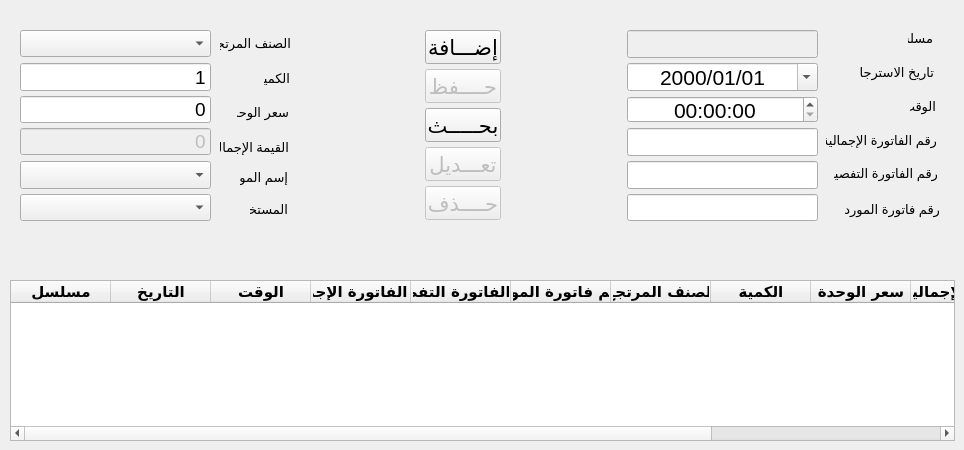
      <widget class="QWidget" name="tab_14">
       <attribute name="title">
        <string>مرتجع الشراء</string>
       </attribute>
       <widget class="QTableWidget" name="tableWidget_12">
        <property name="geometry">
         <rect>
          <x>10</x>
          <y>280</y>
          <width>945</width>
          <height>161</height>
         </rect>
        </property>
        <property name="font">
         <font>
          <family>ae_AlMateen</family>
          <pointsize>11</pointsize>
          <weight>75</weight>
          <bold>true</bold>
          <kerning>false</kerning>
         </font>
        </property>
        <property name="editTriggers">
         <set>QAbstractItemView::AnyKeyPressed|QAbstractItemView::EditKeyPressed|QAbstractItemView::SelectedClicked</set>
        </property>
        <property name="selectionBehavior">
         <enum>QAbstractItemView::SelectRows</enum>
        </property>
        <column>
         <property name="text">
          <string>مسلسل</string>
         </property>
        </column>
        <column>
         <property name="text">
          <string>التاريخ</string>
         </property>
        </column>
        <column>
         <property name="text">
          <string>الوقت</string>
         </property>
        </column>
        <column>
         <property name="text">
          <string>رقم الفاتورة الإجمالية</string>
         </property>
        </column>
        <column>
         <property name="text">
          <string>رقم الفاتورة التفصيلية</string>
         </property>
        </column>
        <column>
         <property name="text">
          <string>رقم فاتورة المورد</string>
         </property>
        </column>
        <column>
         <property name="text">
          <string>الصنف المرتجع</string>
         </property>
        </column>
        <column>
         <property name="text">
          <string>الكمية</string>
         </property>
        </column>
        <column>
         <property name="text">
          <string>سعر الوحدة</string>
         </property>
        </column>
        <column>
         <property name="text">
          <string>القيمة الإجمالية</string>
         </property>
        </column>
        <column>
         <property name="text">
          <string>اسم المورد</string>
         </property>
        </column>
        <column>
         <property name="text">
          <string>اسم الموظف</string>
         </property>
        </column>
       </widget>
       <widget class="QComboBox" name="comboBox_13">
        <property name="geometry">
         <rect>
          <x>20</x>
          <y>30</y>
          <width>191</width>
          <height>27</height>
         </rect>
        </property>
        <property name="font">
         <font>
          <pointsize>12</pointsize>
         </font>
        </property>
       </widget>
       <widget class="QLabel" name="label_88">
        <property name="geometry">
         <rect>
          <x>220</x>
          <y>33</y>
          <width>71</width>
          <height>20</height>
         </rect>
        </property>
        <property name="font">
         <font>
          <pointsize>10</pointsize>
         </font>
        </property>
        <property name="text">
         <string>الصنف المرتجع</string>
        </property>
        <property name="alignment">
         <set>Qt::AlignLeading|Qt::AlignLeft|Qt::AlignVCenter</set>
        </property>
       </widget>
       <widget class="QLabel" name="label_89">
        <property name="geometry">
         <rect>
          <x>240</x>
          <y>168</y>
          <width>48</width>
          <height>19</height>
         </rect>
        </property>
        <property name="font">
         <font>
          <pointsize>10</pointsize>
         </font>
        </property>
        <property name="text">
         <string>إسم المورد</string>
        </property>
        <property name="alignment">
         <set>Qt::AlignLeading|Qt::AlignLeft|Qt::AlignVCenter</set>
        </property>
       </widget>
       <widget class="QComboBox" name="comboBox_10">
        <property name="geometry">
         <rect>
          <x>20</x>
          <y>161</y>
          <width>191</width>
          <height>28</height>
         </rect>
        </property>
        <property name="font">
         <font>
          <pointsize>12</pointsize>
         </font>
        </property>
       </widget>
       <widget class="QComboBox" name="comboBox_14">
        <property name="geometry">
         <rect>
          <x>20</x>
          <y>194</y>
          <width>191</width>
          <height>27</height>
         </rect>
        </property>
        <property name="font">
         <font>
          <pointsize>12</pointsize>
         </font>
        </property>
       </widget>
       <widget class="QLineEdit" name="lineEdit_75">
        <property name="enabled">
         <bool>true</bool>
        </property>
        <property name="geometry">
         <rect>
          <x>20</x>
          <y>63</y>
          <width>191</width>
          <height>28</height>
         </rect>
        </property>
        <property name="font">
         <font>
          <pointsize>14</pointsize>
         </font>
        </property>
        <property name="text">
         <string>1</string>
        </property>
        <property name="alignment">
         <set>Qt::AlignRight|Qt::AlignTrailing|Qt::AlignVCenter</set>
        </property>
       </widget>
       <widget class="QLabel" name="label_104">
        <property name="geometry">
         <rect>
          <x>264</x>
          <y>69</y>
          <width>26</width>
          <height>19</height>
         </rect>
        </property>
        <property name="font">
         <font>
          <pointsize>10</pointsize>
         </font>
        </property>
        <property name="text">
         <string>الكمية</string>
        </property>
        <property name="alignment">
         <set>Qt::AlignLeading|Qt::AlignLeft|Qt::AlignVCenter</set>
        </property>
       </widget>
       <widget class="QLineEdit" name="lineEdit_76">
        <property name="enabled">
         <bool>false</bool>
        </property>
        <property name="geometry">
         <rect>
          <x>627</x>
          <y>30</y>
          <width>191</width>
          <height>28</height>
         </rect>
        </property>
        <property name="font">
         <font>
          <pointsize>14</pointsize>
         </font>
        </property>
        <property name="alignment">
         <set>Qt::AlignRight|Qt::AlignTrailing|Qt::AlignVCenter</set>
        </property>
       </widget>
       <widget class="QLabel" name="label_105">
        <property name="geometry">
         <rect>
          <x>908</x>
          <y>29</y>
          <width>25</width>
          <height>19</height>
         </rect>
        </property>
        <property name="font">
         <font>
          <pointsize>10</pointsize>
         </font>
        </property>
        <property name="text">
         <string>مسلسل</string>
        </property>
        <property name="alignment">
         <set>Qt::AlignLeading|Qt::AlignLeft|Qt::AlignVCenter</set>
        </property>
       </widget>
       <widget class="QLabel" name="label_91">
        <property name="geometry">
         <rect>
          <x>250</x>
          <y>200</y>
          <width>38</width>
          <height>19</height>
         </rect>
        </property>
        <property name="font">
         <font>
          <pointsize>10</pointsize>
         </font>
        </property>
        <property name="lineWidth">
         <number>14</number>
        </property>
        <property name="text">
         <string>المستخدم</string>
        </property>
        <property name="alignment">
         <set>Qt::AlignLeading|Qt::AlignLeft|Qt::AlignVCenter</set>
        </property>
       </widget>
       <widget class="QLabel" name="label_92">
        <property name="geometry">
         <rect>
          <x>860</x>
          <y>63</y>
          <width>74</width>
          <height>19</height>
         </rect>
        </property>
        <property name="font">
         <font>
          <pointsize>10</pointsize>
         </font>
        </property>
        <property name="text">
         <string>تاريخ الاسترجاع</string>
        </property>
        <property name="alignment">
         <set>Qt::AlignLeading|Qt::AlignLeft|Qt::AlignVCenter</set>
        </property>
       </widget>
       <widget class="QDateEdit" name="dateEdit_12">
        <property name="geometry">
         <rect>
          <x>627</x>
          <y>63</y>
          <width>191</width>
          <height>28</height>
         </rect>
        </property>
        <property name="font">
         <font>
          <pointsize>16</pointsize>
         </font>
        </property>
        <property name="layoutDirection">
         <enum>Qt::LeftToRight</enum>
        </property>
        <property name="alignment">
         <set>Qt::AlignCenter</set>
        </property>
        <property name="maximumDateTime">
         <datetime>
          <hour>23</hour>
          <minute>59</minute>
          <second>59</second>
          <year>9999</year>
          <month>12</month>
          <day>28</day>
         </datetime>
        </property>
        <property name="currentSection">
         <enum>QDateTimeEdit::YearSection</enum>
        </property>
        <property name="displayFormat">
         <string>yyyy/MM/dd</string>
        </property>
        <property name="calendarPopup">
         <bool>true</bool>
        </property>
       </widget>
       <widget class="QLabel" name="label_106">
        <property name="geometry">
         <rect>
          <x>910</x>
          <y>97</y>
          <width>26</width>
          <height>19</height>
         </rect>
        </property>
        <property name="font">
         <font>
          <pointsize>10</pointsize>
         </font>
        </property>
        <property name="text">
         <string>الوقت</string>
        </property>
       </widget>
       <widget class="QTimeEdit" name="timeEdit_10">
        <property name="geometry">
         <rect>
          <x>627</x>
          <y>96</y>
          <width>191</width>
          <height>27</height>
         </rect>
        </property>
        <property name="font">
         <font>
          <pointsize>16</pointsize>
         </font>
        </property>
        <property name="layoutDirection">
         <enum>Qt::LeftToRight</enum>
        </property>
        <property name="alignment">
         <set>Qt::AlignCenter</set>
        </property>
        <property name="calendarPopup">
         <bool>true</bool>
        </property>
       </widget>
       <widget class="QLabel" name="label_107">
        <property name="geometry">
         <rect>
          <x>826</x>
          <y>130</y>
          <width>111</width>
          <height>20</height>
         </rect>
        </property>
        <property name="font">
         <font>
          <pointsize>10</pointsize>
         </font>
        </property>
        <property name="text">
         <string>رقم الفاتورة الإجمالية</string>
        </property>
        <property name="alignment">
         <set>Qt::AlignLeading|Qt::AlignLeft|Qt::AlignVCenter</set>
        </property>
       </widget>
       <widget class="QLineEdit" name="lineEdit_77">
        <property name="enabled">
         <bool>true</bool>
        </property>
        <property name="geometry">
         <rect>
          <x>627</x>
          <y>128</y>
          <width>191</width>
          <height>28</height>
         </rect>
        </property>
        <property name="font">
         <font>
          <pointsize>14</pointsize>
         </font>
        </property>
        <property name="alignment">
         <set>Qt::AlignRight|Qt::AlignTrailing|Qt::AlignVCenter</set>
        </property>
       </widget>
       <widget class="QLineEdit" name="lineEdit_78">
        <property name="enabled">
         <bool>true</bool>
        </property>
        <property name="geometry">
         <rect>
          <x>627</x>
          <y>161</y>
          <width>191</width>
          <height>28</height>
         </rect>
        </property>
        <property name="font">
         <font>
          <pointsize>14</pointsize>
         </font>
        </property>
        <property name="alignment">
         <set>Qt::AlignRight|Qt::AlignTrailing|Qt::AlignVCenter</set>
        </property>
       </widget>
       <widget class="QLabel" name="label_108">
        <property name="geometry">
         <rect>
          <x>834</x>
          <y>164</y>
          <width>104</width>
          <height>19</height>
         </rect>
        </property>
        <property name="font">
         <font>
          <pointsize>10</pointsize>
         </font>
        </property>
        <property name="text">
         <string>رقم الفاتورة التفصيلية</string>
        </property>
        <property name="alignment">
         <set>Qt::AlignLeading|Qt::AlignLeft|Qt::AlignVCenter</set>
        </property>
       </widget>
       <widget class="QLabel" name="label_109">
        <property name="geometry">
         <rect>
          <x>834</x>
          <y>200</y>
          <width>106</width>
          <height>19</height>
         </rect>
        </property>
        <property name="font">
         <font>
          <pointsize>10</pointsize>
         </font>
        </property>
        <property name="text">
         <string>رقم فاتورة المورد</string>
        </property>
        <property name="alignment">
         <set>Qt::AlignLeading|Qt::AlignLeft|Qt::AlignVCenter</set>
        </property>
       </widget>
       <widget class="QLineEdit" name="lineEdit_79">
        <property name="enabled">
         <bool>true</bool>
        </property>
        <property name="geometry">
         <rect>
          <x>627</x>
          <y>194</y>
          <width>191</width>
          <height>27</height>
         </rect>
        </property>
        <property name="font">
         <font>
          <pointsize>14</pointsize>
         </font>
        </property>
        <property name="alignment">
         <set>Qt::AlignRight|Qt::AlignTrailing|Qt::AlignVCenter</set>
        </property>
       </widget>
       <widget class="QLabel" name="label_110">
        <property name="geometry">
         <rect>
          <x>237</x>
          <y>103</y>
          <width>52</width>
          <height>19</height>
         </rect>
        </property>
        <property name="font">
         <font>
          <pointsize>10</pointsize>
         </font>
        </property>
        <property name="text">
         <string>سعر الوحدة</string>
        </property>
        <property name="alignment">
         <set>Qt::AlignLeading|Qt::AlignLeft|Qt::AlignVCenter</set>
        </property>
       </widget>
       <widget class="QLineEdit" name="lineEdit_80">
        <property name="enabled">
         <bool>true</bool>
        </property>
        <property name="geometry">
         <rect>
          <x>20</x>
          <y>96</y>
          <width>191</width>
          <height>27</height>
         </rect>
        </property>
        <property name="font">
         <font>
          <pointsize>14</pointsize>
         </font>
        </property>
        <property name="text">
         <string>0</string>
        </property>
        <property name="alignment">
         <set>Qt::AlignRight|Qt::AlignTrailing|Qt::AlignVCenter</set>
        </property>
       </widget>
       <widget class="QLabel" name="label_111">
        <property name="geometry">
         <rect>
          <x>220</x>
          <y>138</y>
          <width>69</width>
          <height>19</height>
         </rect>
        </property>
        <property name="font">
         <font>
          <pointsize>10</pointsize>
         </font>
        </property>
        <property name="text">
         <string>القيمة الإجمالية</string>
        </property>
        <property name="alignment">
         <set>Qt::AlignLeading|Qt::AlignLeft|Qt::AlignVCenter</set>
        </property>
       </widget>
       <widget class="QLineEdit" name="lineEdit_81">
        <property name="enabled">
         <bool>false</bool>
        </property>
        <property name="geometry">
         <rect>
          <x>20</x>
          <y>128</y>
          <width>191</width>
          <height>27</height>
         </rect>
        </property>
        <property name="font">
         <font>
          <pointsize>14</pointsize>
         </font>
        </property>
        <property name="text">
         <string>0</string>
        </property>
        <property name="alignment">
         <set>Qt::AlignRight|Qt::AlignTrailing|Qt::AlignVCenter</set>
        </property>
       </widget>
       <widget class="QPushButton" name="pushButton_44">
        <property name="enabled">
         <bool>true</bool>
        </property>
        <property name="geometry">
         <rect>
          <x>425</x>
          <y>30</y>
          <width>76</width>
          <height>34</height>
         </rect>
        </property>
        <property name="font">
         <font>
          <pointsize>16</pointsize>
         </font>
        </property>
        <property name="text">
         <string>إضـــافة</string>
        </property>
       </widget>
       <widget class="QPushButton" name="pushButton_45">
        <property name="enabled">
         <bool>false</bool>
        </property>
        <property name="geometry">
         <rect>
          <x>425</x>
          <y>69</y>
          <width>76</width>
          <height>34</height>
         </rect>
        </property>
        <property name="font">
         <font>
          <pointsize>16</pointsize>
         </font>
        </property>
        <property name="text">
         <string>حــــفظ</string>
        </property>
       </widget>
       <widget class="QPushButton" name="pushButton_46">
        <property name="enabled">
         <bool>true</bool>
        </property>
        <property name="geometry">
         <rect>
          <x>425</x>
          <y>108</y>
          <width>76</width>
          <height>34</height>
         </rect>
        </property>
        <property name="font">
         <font>
          <pointsize>16</pointsize>
         </font>
        </property>
        <property name="text">
         <string>بحـــــث</string>
        </property>
       </widget>
       <widget class="QPushButton" name="pushButton_47">
        <property name="enabled">
         <bool>false</bool>
        </property>
        <property name="geometry">
         <rect>
          <x>425</x>
          <y>147</y>
          <width>76</width>
          <height>34</height>
         </rect>
        </property>
        <property name="font">
         <font>
          <pointsize>16</pointsize>
         </font>
        </property>
        <property name="text">
         <string>تعـــديل</string>
        </property>
       </widget>
       <widget class="QPushButton" name="pushButton_48">
        <property name="enabled">
         <bool>false</bool>
        </property>
        <property name="geometry">
         <rect>
          <x>425</x>
          <y>186</y>
          <width>76</width>
          <height>34</height>
         </rect>
        </property>
        <property name="font">
         <font>
          <pointsize>16</pointsize>
         </font>
        </property>
        <property name="text">
         <string>حــــذف</string>
        </property>
       </widget>
      </widget>
